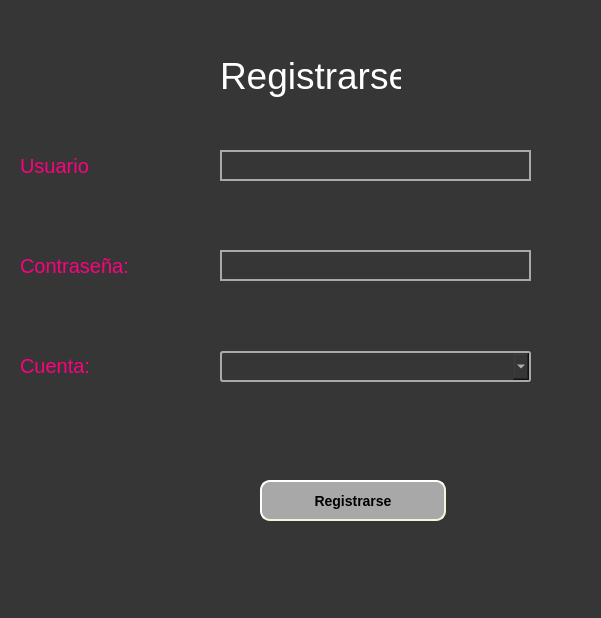
<?xml version="1.0" encoding="UTF-8"?>
<ui version="4.0">
 <class>Dialog</class>
 <widget class="QDialog" name="Dialog">
  <property name="geometry">
   <rect>
    <x>0</x>
    <y>0</y>
    <width>601</width>
    <height>618</height>
   </rect>
  </property>
  <property name="windowTitle">
   <string>Dialog</string>
  </property>
  <property name="styleSheet">
   <string notr="true">background-color:rgb(54, 54, 54);</string>
  </property>
  <widget class="QLabel" name="label">
   <property name="geometry">
    <rect>
     <x>220</x>
     <y>50</y>
     <width>181</width>
     <height>51</height>
    </rect>
   </property>
   <property name="styleSheet">
    <string notr="true">color:rgb(255,255,255);font-size:28pt;</string>
   </property>
   <property name="text">
    <string>Registrarse</string>
   </property>
  </widget>
  <widget class="QLabel" name="label_2">
   <property name="geometry">
    <rect>
     <x>20</x>
     <y>150</y>
     <width>191</width>
     <height>31</height>
    </rect>
   </property>
   <property name="styleSheet">
    <string notr="true">font-size:15pt;color:rgb(255,0,127);</string>
   </property>
   <property name="text">
    <string>Usuario</string>
   </property>
  </widget>
  <widget class="QLineEdit" name="txtnombre">
   <property name="geometry">
    <rect>
     <x>220</x>
     <y>150</y>
     <width>311</width>
     <height>31</height>
    </rect>
   </property>
   <property name="styleSheet">
    <string notr="true">font-size: 14pt; 
color: rgb(243, 243, 243); 
border: 2px solid darkgray</string>
   </property>
  </widget>
  <widget class="QLabel" name="label_3">
   <property name="geometry">
    <rect>
     <x>20</x>
     <y>250</y>
     <width>191</width>
     <height>31</height>
    </rect>
   </property>
   <property name="styleSheet">
    <string notr="true">font-size:15pt;color:rgb(255,0,127);</string>
   </property>
   <property name="text">
    <string>Contraseña:</string>
   </property>
  </widget>
  <widget class="QLineEdit" name="txtpass">
   <property name="geometry">
    <rect>
     <x>220</x>
     <y>250</y>
     <width>311</width>
     <height>31</height>
    </rect>
   </property>
   <property name="styleSheet">
    <string notr="true">font-size: 14pt; 
color: rgb(243, 243, 243);
 border: 2px solid darkgray;</string>
   </property>
  </widget>
  <widget class="QPushButton" name="btnagregar">
   <property name="geometry">
    <rect>
     <x>260</x>
     <y>480</y>
     <width>186</width>
     <height>41</height>
    </rect>
   </property>
   <property name="styleSheet">
    <string notr="true">background-color: rgb(167,168,167);;border-style: outset;border-width: 2px;  border-radius: 10px;border-color: beige; font: bold 14px; min-width: 10em; padding: 6px;</string>
   </property>
   <property name="text">
    <string>Registrarse</string>
   </property>
  </widget>
  <widget class="QLabel" name="label_4">
   <property name="geometry">
    <rect>
     <x>20</x>
     <y>350</y>
     <width>191</width>
     <height>31</height>
    </rect>
   </property>
   <property name="styleSheet">
    <string notr="true">font-size:15pt;color:rgb(255,0,127);</string>
   </property>
   <property name="text">
    <string>Cuenta:</string>
   </property>
  </widget>
  <widget class="QComboBox" name="cbcuenta">
   <property name="geometry">
    <rect>
     <x>220</x>
     <y>351</y>
     <width>311</width>
     <height>31</height>
    </rect>
   </property>
   <property name="styleSheet">
    <string notr="true"> border: 1px solid gray; border-radius: 3px; padding: 1px 18px 1px 3px; min-width: 6em;  border: 2px solid darkgray;  selection-background-color: lightgray;font-size: 14pt; color: rgb(243, 243, 243);</string>
   </property>
  </widget>
 </widget>
 <resources/>
 <connections/>
</ui>
